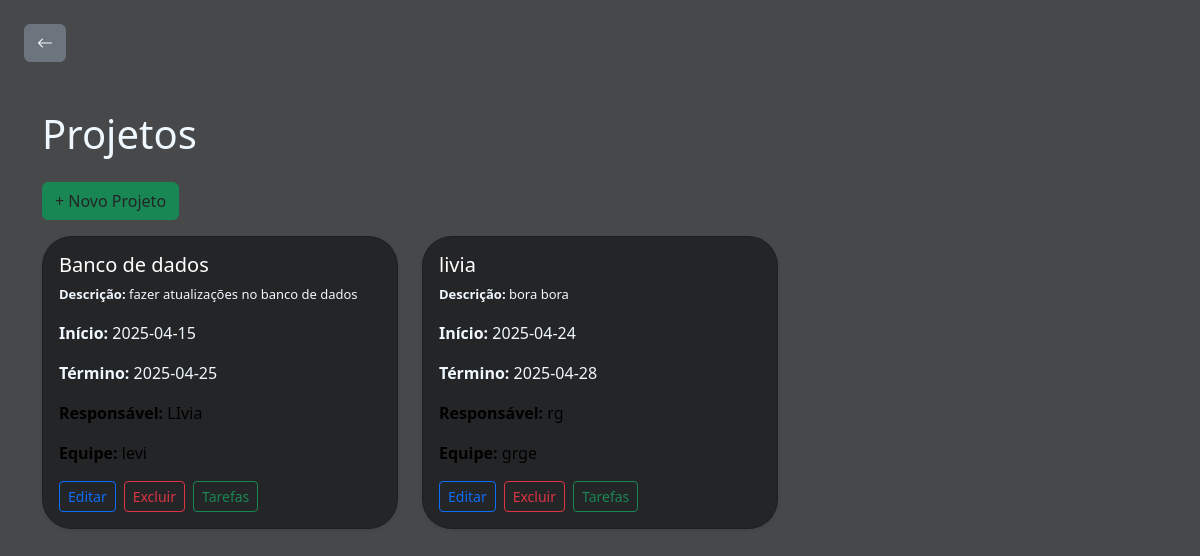
Before: /projeto with the older database file.
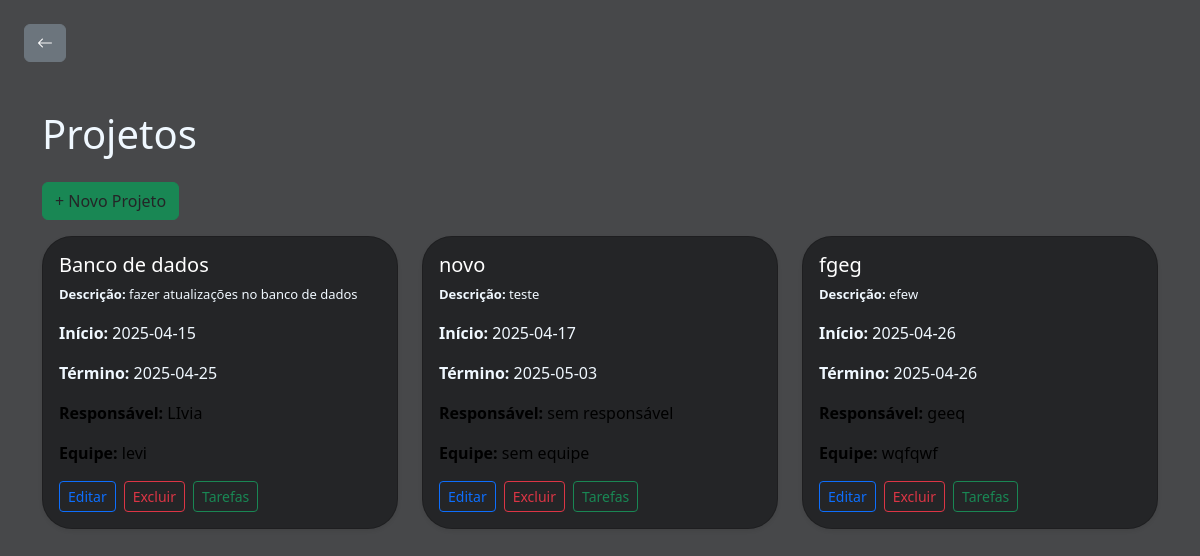
After: the same page with the newer database file.
### tables this page shows
CREATE TABLE projetos (
            id INTEGER PRIMARY KEY AUTOINCREMENT,
            nome TEXT NOT NULL,
            descricao TEXT
        , data_inicio DATE, data_fim DATE, responsavel TEXT, equipe TEXT);

### routes/projeto_route.py (the view, shortened to what this page needs)
@projeto_route.route('/projeto', methods=['GET', 'POST'])
def listar_projetos():
    projeto = buscar_projeto()
    return render_template('projeto.html', projetos=projeto)

### db.py (called while the page is built)
def buscar_projeto():
    conn = sqlite3.connect('banco.db')
    conn.row_factory = sqlite3.Row
    cursor = conn.cursor()
    cursor.execute('SELECT id, nome, descricao, data_inicio, data_fim, responsavel, equipe FROM projetos')
    projeto = cursor.fetchall()
    conn.close()
    return projeto

### templates/projeto.html (shortened to what this page needs)
<!DOCTYPE html>
<html lang="pt-br">
<head>
    <link href="https://cdn.jsdelivr.net/npm/bootstrap@5.3.2/dist/css/bootstrap.min.css" rel="stylesheet">
    <link href="https://cdn.jsdelivr.net/npm/bootstrap-icons@1.10.5/font/bootstrap-icons.css" rel="stylesheet">
    <link rel="stylesheet" href="{{ url_for('static', filename='css/style.css') }}">
</head>
<body>
<div class="m-4">
    <a href="{{ url_for('inicial_route.inicial') }}" class="btn btn-secondary">
        <i class="bi bi-arrow-left"></i>
    </a>
    <div class="container mt-5">
        <h1 class="mb-4">Projetos</h1>
        {% if not projeto_editar %}
            <button class="btn btn-success mb-3" onclick="toggleCardForm()">
                + Novo Projeto
            </button>
        {% endif %}
        <div class="row">
            {% for projeto in projetos %}
                <div class="col-md-4 mb-4">
                    <div class="card h-100 shadow-sm">
                        <div class="card-body">
                            <h5 class="card-title">{{ projeto['nome'] }}</h5>
                            <p class="card-text" style="font-size: small;"><strong>Descrição:</strong> {{ projeto['descricao'] }}</p>
                            <p class="card-text"><strong>Início:</strong> {{ projeto['data_inicio'] }}</p>
                            <p class="card-text"><strong>Término:</strong> {{ projeto['data_fim'] }}</p>
                            <p class="card-text" style="color: rgb(0, 0, 0);"><strong>Responsável:</strong> {{ projeto['responsavel'] }}</p>
                            <p class="card-text" style="color: black;"><strong>Equipe:</strong> {{ projeto['equipe'] }}</p>
                            <div class="d-flex gap-2">
                                <a href="{{ url_for('projeto_route.editar_projeto', id=projeto['id']) }}" class="btn btn-outline-primary btn-sm">Editar</a>
                                <form action="{{ url_for('projeto_route.excluir_projeto_route', id=projeto['id']) }}" method="POST" onsubmit="return confirm('Tem certeza que deseja excluir este projeto?')">
                                    <button type="submit" class="btn btn-outline-danger btn-sm">Excluir</button>
                                </form>
                                <a  href="{{ url_for('tarefa_route.tarefas_do_projeto', projeto_id=projeto['id']) }}" class="btn btn-outline-success btn-sm">
                                    Tarefas
                                </a>
                            </div>
                        </div>
                    </div>
                </div>
            {% endfor %}
        </div>
    </div>
</div>
</body>
</html>

Changed rows visible on the page:
removed projetos: nome "livia", descricao "bora bora", data_inicio "2025-04-24", data_fim "2025-04-28", responsavel "rg", equipe "grge"
added projetos: nome "novo", descricao "teste", data_inicio "2025-04-17", data_fim "2025-05-03", responsavel "sem responsável", equipe "sem equipe"
added projetos: nome "fgeg", descricao "efew", data_inicio "2025-04-26", data_fim "2025-04-26", responsavel "geeq", equipe "wqfqwf"
